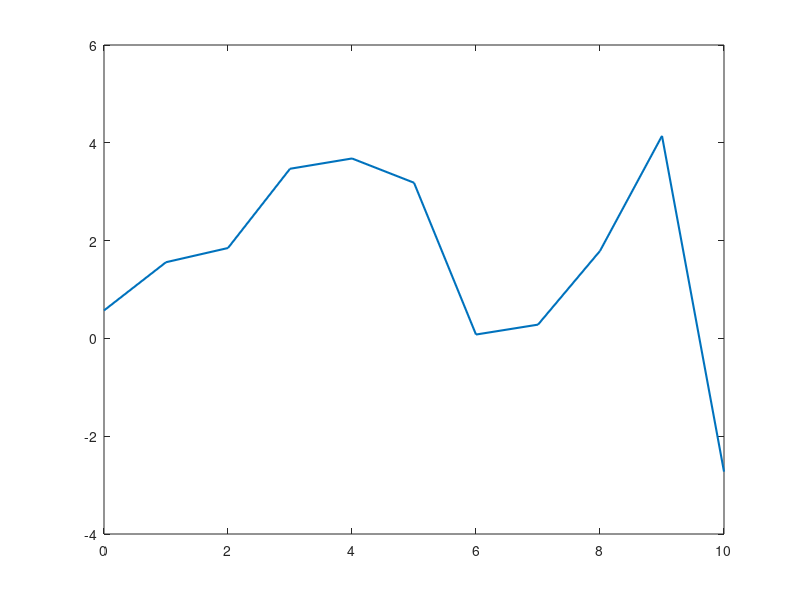
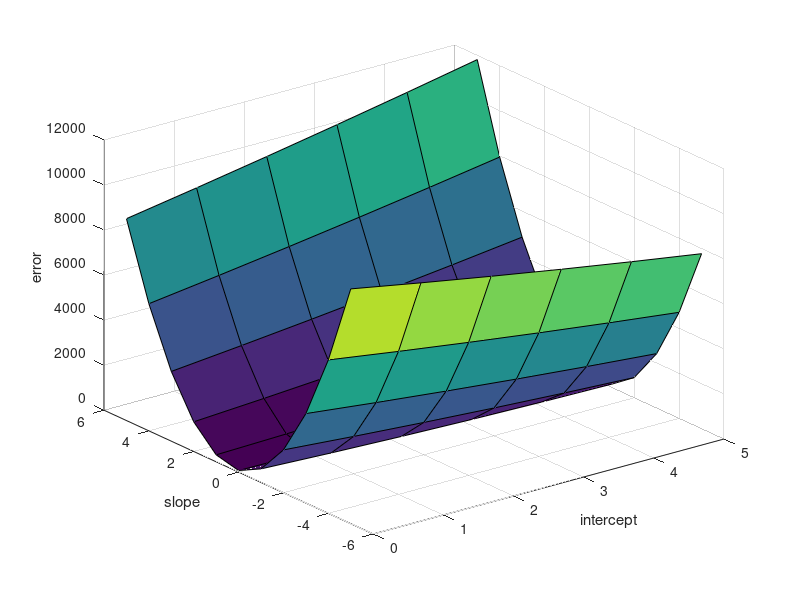
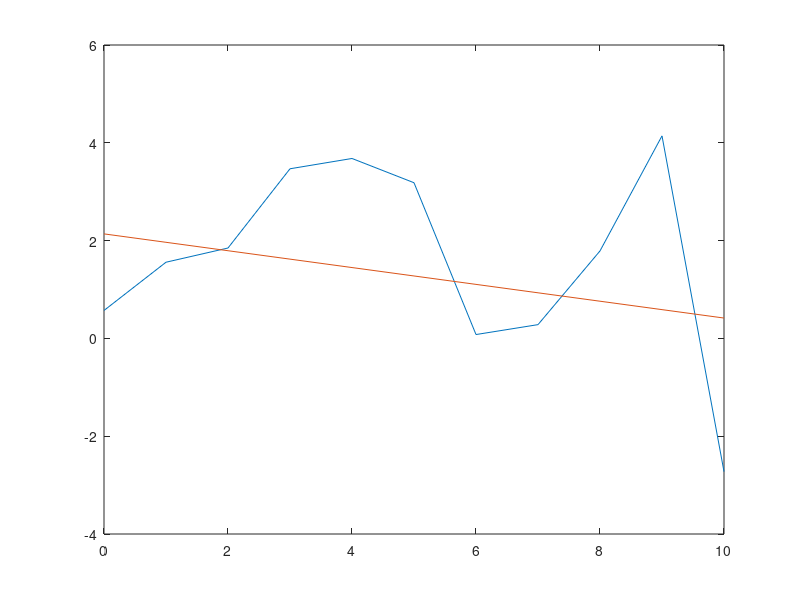

The MATLAB script that drew these images, in order:
tic
sig=2;
mu=2;
weight=0:1:10;
height=sig*randn(1,length(weight))+mu; 
% height=2*weight+3;
%height=sin(weight);
plot(weight,height,"linewidth",1.5)
slope=-5:1:5;
intercept=0:1:5;
error1=zeros(length(slope),length(intercept)); %to store mean squared errors
for i=1:length(slope)
    for j=1:length(intercept)
        predop=weight*slope(i)+intercept(j);
        error=0;
        hold on
        for k=1:length(predop)
            error=error+(height(k)-predop(k))^2;
        end
        error1(i,j)=error;
    end
end
error1;
figure
[X,Y]=meshgrid(intercept,slope);
 surf(X,Y,error1);
 xlabel("intercept")
 ylabel("slope")
 zlabel("error")
 
 %gradient descent
 niter=1000;
 steps=-inf;
 stepi=-inf;
 lrs=0.0003;  %learning rate for calculating grad wrt slope
 lri=0.0009;   %learning rate for calculating grad wrt intercept
 iter=0;
 k=slope(1);  %starting from inital value of slope
 l=intercept(1); %starting from inital value of intercept
 while(steps<=-0.01 && iter<=niter && stepi<=-0.01)  %terminating conditions
     gradients=0;  %gradient wrt slope
     gradienti=0;  %gradient wrt intercept
     for i=1:length(weight)
         gradients=gradients+(-2*(height(i)-(weight(i)*k+l))*weight(i));
     end
     
     for i=1:length(weight)
         gradienti=gradienti+(-2*(height(i)-(weight(i)*k+l)));
     end
%      gradients
    if(steps<=-0.01)
     steps=gradients*lrs;
    end
    if(stepi<=-0.01)
     stepi=gradienti*lri;
    end
     k=k-steps;
     l=l-stepi;
     iter=iter+1;
 end
 predslope=k
 predintercept=l
 iter
 figure
 plot(weight,height)
 hold on
 plot(weight,weight*predslope+predintercept)
 %next 10 predicted values
 new=11:1:21;
 new*predslope+predintercept
 toc
     